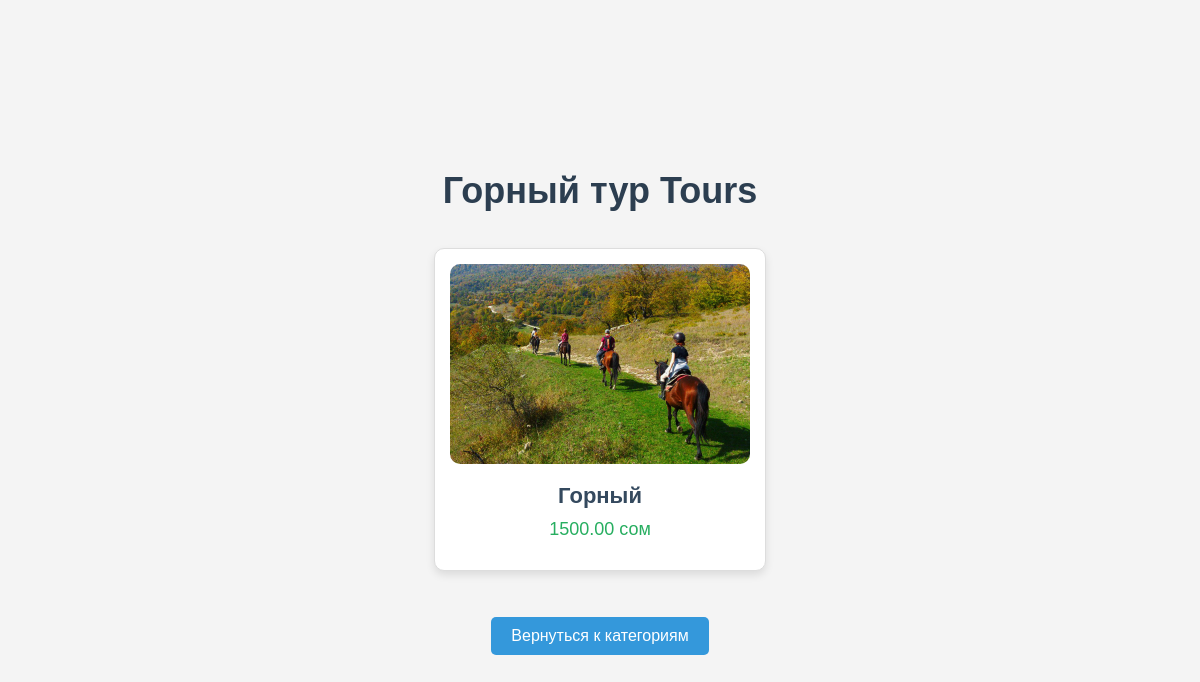
/tours/4/, run on the app's committed database.
### shop/models.py (models this page shows, shortened)
class TourCategory(models.Model):
        name = models.CharField(max_length=255)
        description = models.TextField(blank=True)

class Tour(models.Model):
        category = models.ForeignKey(TourCategory, on_delete=models.CASCADE)
        title = models.CharField(max_length=255)
        description = models.TextField()
        price = models.DecimalField(max_digits=10, decimal_places=2)
        photo = models.ImageField(upload_to='photos/', blank=True, null=True)

### shop/views.py (the view)
# urls.py: path('tours/<str:category_id>/', views.tours_by_category, name='tours_by_category'),
def tours_by_category(request, category_id):
    tours = Tour.objects.filter(category_id=category_id)
    category = TourCategory.objects.get(id=category_id)
    return render(request, 'shopp/tours_by_category.html', {'tours': tours, 'category': category})

### shop/templates/shopp/tours_by_category.html (shortened to what this page needs)
{% load static %}
<!DOCTYPE html>
<html>
<head>
    <link rel="stylesheet" type="text/css" href="{% static 'shopp/css/tours.css' %}">
</head>
<body>
    <h1>{{ category.name }} Tours</h1>
    <ul class="tour-list">
        {% for tour in tours %}
            <li class="tour-item">
                {% if tour.photo %}
                    <img src="{{ tour.photo.url }}" alt="{{ tour.title }}" class="tour-photo">
                {% endif %}
                <span class="tour-title">{{ tour.title }}</span>
                <span class="tour-price">{{ tour.price }} сом</span>
            </li>
        {% endfor %}
    </ul>
    <a href="{% url 'tour_categories' %}" class="back-link">Вернуться к категориям</a>
</body>
</html>

### shop/templates/shopp/tours_by_category.html (style rules this page uses)
body { margin: 0; padding: 0; font-family: 'Arial', sans-serif; background-color: #f4f4f4; color: #333; display: flex; flex-direction: column; align-items: center; justify-content: center; min-height: 100vh; text-align: center; }
h1 { font-size: 36px; margin-bottom: 20px; color: #2c3e50; }
.tour-list { list-style-type: none; padding: 0; display: flex; flex-direction: column; align-items: center; gap: 20px; }
.tour-item { background-color: #ffffff; border: 1px solid #ddd; border-radius: 10px; padding: 15px; width: 300px; text-align: center; box-shadow: 0 4px 8px rgba(0, 0, 0, 0.1); transition: transform 0.2s, box-shadow 0.2s; }
.tour-photo { width: 100%; height: auto; border-radius: 10px; margin-bottom: 15px; }
.tour-title { display: block; font-size: 22px; font-weight: bold; color: #34495e; margin-bottom: 10px; }
.tour-price { display: block; font-size: 18px; color: #27ae60; margin-bottom: 15px; }
.back-link { display: inline-block; margin-top: 30px; font-size: 16px; color: #ffffff; background-color: #3498db; padding: 10px 20px; border-radius: 5px; text-decoration: none; transition: background-color 0.2s; }

### data on the page
TourCategory: name "Горный тур"
Tour: photo (picture), title "Горный", price "1500.00"
